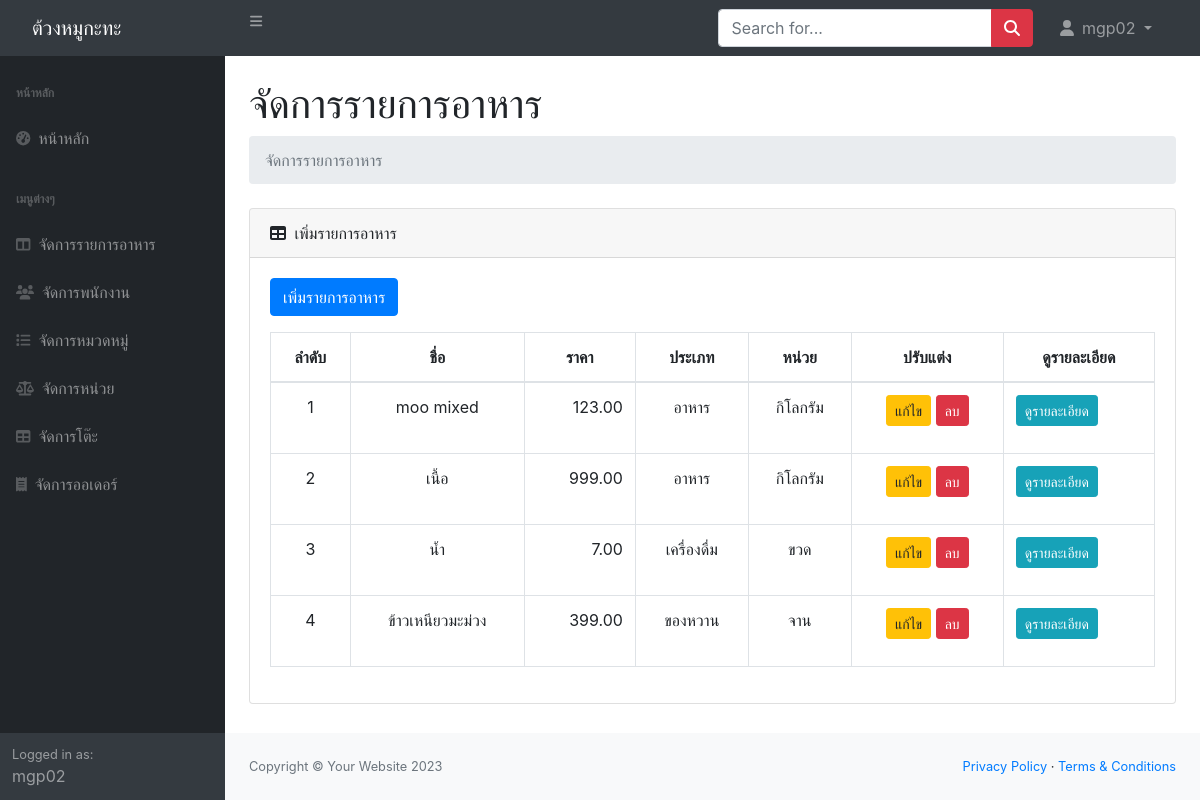
Screenshot of /manage_menu.php (signed in) with the database file from the repository.
### tables this page shows
CREATE TABLE `menuitems` (
  `item_id` int(11) NOT NULL,
  `category_id` int(11) NOT NULL,
  `name` varchar(100) NOT NULL,
  `description` text NOT NULL,
  `price` decimal(10,2) NOT NULL,
  `image_path` varchar(255) NOT NULL,
  `status` int(1) NOT NULL COMMENT '1=available\r\n2=unavailable',
  `unit_id` int(11) NOT NULL
);

CREATE TABLE `category` (
  `category_id` int(11) NOT NULL,
  `type` varchar(100) DEFAULT NULL
);

CREATE TABLE `unit` (
  `unit_id` int(11) NOT NULL,
  `name` varchar(100) NOT NULL
);

### manage_menu.php (the view, shortened to what this page needs)
<?php
include 'includes/db_connect.php';
$sql = "SELECT menuitems.item_id, menuitems.name, menuitems.description, menuitems.price, menuitems.image_path,
               category.type AS category, unit.name AS unit
        FROM menuitems
        JOIN category ON menuitems.category_id = category.category_id
        JOIN unit ON menuitems.unit_id = unit.unit_id";
$result = $conn->query($sql);
?>
<!DOCTYPE html>
<html lang="en">
<head>
    <link rel="stylesheet" href="https://cdn.jsdelivr.net/npm/bootstrap@5.2.3/dist/css/bootstrap.min.css">
    <link rel="stylesheet" href="css/styles.css">
    <link rel="stylesheet" href="https://maxcdn.bootstrapcdn.com/bootstrap/4.5.2/css/bootstrap.min.css">
</head>
<body class="sb-nav-fixed">
    <nav class="sb-topnav navbar navbar-expand navbar-dark bg-dark">
        <a class="navbar-brand ps-3" href="index.php">ต้วงหมูกะทะ</a>
        <button class="btn btn-link btn-sm order-1 order-lg-0 me-4 me-lg-0" id="sidebarToggle" href="#!"><i class="fas fa-bars"></i></button>
        <form class="d-none d-md-inline-block form-inline ms-auto me-0 me-md-3 my-2 my-md-0">
            <div class="input-group">
                <input class="form-control" type="text" placeholder="Search for..." aria-label="Search for..." aria-describedby="btnNavbarSearch" />
                <button class="btn btn-danger" id="btnNavbarSearch" type="button"><i class="fas fa-search"></i></button>
            </div>
        </form>
        <ul class="navbar-nav ms-auto ms-md-0 me-3 me-lg-4">
            <li class="nav-item dropdown">
                <a class="nav-link dropdown-toggle" id="navbarDropdown" href="#" role="button" data-bs-toggle="dropdown" aria-expanded="false">
                    <i class="fas fa-user fa-fw"></i>
                    <?php if (isset($_SESSION['username'])) : ?>
                        <?php echo $_SESSION['username']; ?>
                    <?php else : ?>
                        ผู้เยี่ยมชม
                    <?php endif; ?>
                </a>
            </li>
        </ul>
    </nav>
    <div id="layoutSidenav">
        <div id="layoutSidenav_nav">
            <nav class="sb-sidenav accordion sb-sidenav-dark" id="sidenavAccordion">
                <div class="sb-sidenav-menu">
                    <div class="nav">
                        <div class="sb-sidenav-menu-heading">หน้าหลัก</div>
                        <a class="nav-link" href="index.php">
                            <div class="sb-nav-link-icon"><i class="fas fa-tachometer-alt"></i></div>
                            หน้าหลัก
                        </a>
                        <div class="sb-sidenav-menu-heading">เมนูต่างๆ</div>
                        <a class="nav-link" href="manage_menu.php">
                            <div class="sb-nav-link-icon"><i class="fas fa-columns"></i></div>
                            จัดการรายการอาหาร
                        </a>
                        <a class="nav-link" href="manage_employees.php">
                            <div class="sb-nav-link-icon"><i class="fas fa-users"></i></div>
                            จัดการพนักงาน
                        </a>
                        <a class="nav-link" href="category.php">
                            <div class="sb-nav-link-icon"><i class="fas fa-list"></i></div>
                            จัดการหมวดหมู่
                        </a>
                        <a class="nav-link" href="unit.php">
                            <div class="sb-nav-link-icon"><i class="fas fa-balance-scale"></i></div>
                            จัดการหน่วย
                        </a>
                        <a class="nav-link" href="manage_tables.php">
                            <div class="sb-nav-link-icon"><i class="fas fa-table"></i></div>
                            จัดการโต๊ะ
                        </a>
                        <a class="nav-link" href="manage_orders.php">
                            <div class="sb-nav-link-icon"><i class="fas fa-receipt"></i></div>
                            จัดการออเดอร์
                        </a>
                    </div>
                </div>
                <div class="sb-sidenav-footer">
                    <div class="small">Logged in as:</div>
                    <?php if (isset($_SESSION['username'])) : ?>
                        <?php echo $_SESSION['username']; ?>
                    <?php else : ?>
                        Guest
                    <?php endif; ?>
                </div>
            </nav>
        </div>
        <div id="layoutSidenav_content">
            <main>
                <div class="container-fluid px-4">
                    <h1 class="mt-4">จัดการรายการอาหาร</h1>
                    <ol class="breadcrumb mb-4">
                        <li class="breadcrumb-item active">จัดการรายการอาหาร</li>
                    </ol>
                    <div class="card mb-4">
                        <div class="card-header">
                            <i class="fas fa-table me-1"></i>
                            เพิ่มรายการอาหาร
                        </div>
                        <div class="card-body">
                            <a href="add_menu_item.php" class="btn btn-primary mb-3">เพิ่มรายการอาหาร</a>
                            <table id="datatablesSimple" class="table table-bordered">
                                <thead>
                                    <tr>
                                        <th style="text-align: center;">ลำดับ</th>
                                        <th style="text-align: center;">ชื่อ</th>
                                        <th style="text-align: center;">ราคา</th>
                                        <th style="text-align: center;">ประเภท</th>
                                        <th style="text-align: center;">หน่วย</th>
                                        <th style="text-align: center;">ปรับแต่ง</th>
                                        <th style="text-align: center;">ดูรายละเอียด</th>
                                    </tr>
                                </thead>
                                <tbody>
                                    <?php
                                    $i = 1;
                                    while ($row = $result->fetch_assoc()) { ?>
                                        <tr>
                                            <td style="text-align: center;"><?php echo $i++; ?></td>
                                            <td style="text-align: center;"><?php echo $row['name']; ?></td>
                                            <td style="text-align: right;"><?php echo number_format($row['price'], 2); ?></td>
                                            <td style="text-align: center;"><?php echo $row['category']; ?></td>
                                            <td style="text-align: center;"><?php echo $row['unit']; ?></td>
                                            <td style="text-align: center;">
                                                <a href="edit_menu_item.php?id=<?php echo $row['item_id']; ?>" class="btn btn-warning btn-sm">แก้ไข</a>
                                                <button class="btn btn-danger btn-sm delete-btn" data-id="<?php echo $row['item_id']; ?>">ลบ</button>
                                            </td>
                                            <td>
                                                <a href="javascript:void(0);" class="btn btn-info btn-sm" data-id="<?php echo $row['item_id']; ?>" onclick="showDetails(<?php echo $row['item_id']; ?>)">ดูรายละเอียด</a>
                                            </td>
                                        </tr>
                                    <?php } ?>
                                </tbody>
                            </table>
                        </div>
                    </div>
                </div>
            </main>
            <footer class="py-4 bg-light mt-auto">
                <div class="container-fluid px-4">
                    <div class="d-flex align-items-center justify-content-between small">
                        <div class="text-muted">Copyright &copy; Your Website 2023</div>
                        <div>
                            <a href="#">Privacy Policy</a>
                            &middot;
                            <a href="#">Terms &amp; Conditions</a>
                        </div>
                    </div>
                </div>
            </footer>
        </div>
    </div>
</body>
</html>

### rows the page displays
menuitems: name "moo mixed", price "123.00", category.type "อาหาร", unit.name "กิโลกรัม"
menuitems: name "เนื้อ", price "999.00", category.type "อาหาร", unit.name "กิโลกรัม"
menuitems: name "น้ำ", price "7.00", category.type "เครื่องดื่ม", unit.name "ขวด"
menuitems: name "ข้าวเหนียวมะม่วง", price "399.00", category.type "ของหวาน", unit.name "จาน"

### other values shown
$_SESSION['username'] "mgp02"
